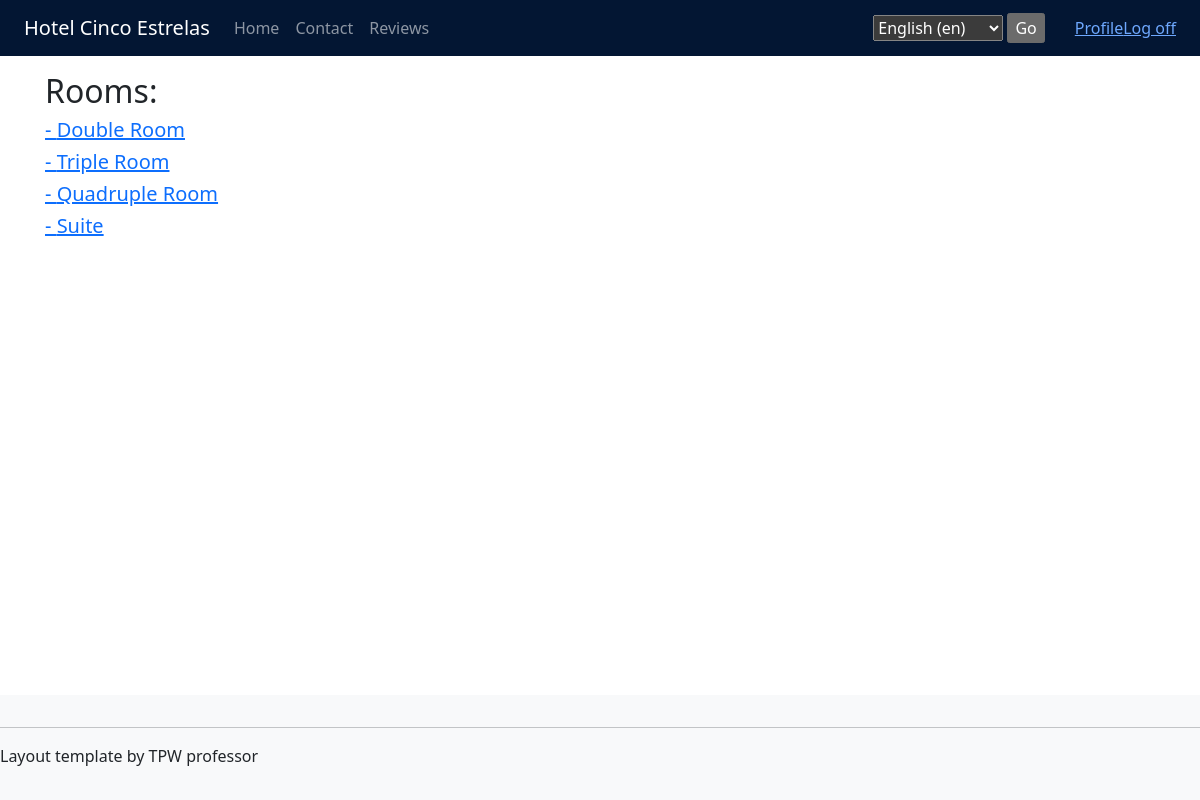
The page /functionalities/admin/rooms (signed in) on the database its author committed.
### app/models.py (models this page shows)
class Room(models.Model):
    name = models.CharField(max_length=100)
    price = models.FloatField(max_length=100)
    max_guests = models.IntegerField()
    bookings = models.ManyToManyField('User', through='Booking')
    TYPE_CHOICES = (
        ('d', 'Double'),
        ('t', 'Triple'),
        ('q', 'Quad'),
        ('s', 'Suite'),
    )
    type = models.CharField(max_length=1, choices=TYPE_CHOICES, default='d', blank=False, null=False)
    def __str__(self):
        return self.name

### app/views.py (the view)
# urls.py: path('functionalities/admin/rooms', views.view_rooms, name='view_rooms'),
@login_required()
@user_passes_test(superuser_check)
def view_rooms(request):
    params = {
        'title': 'Rooms',
        'rooms': Room.objects.all(),
    }
    return render(request, 'view_rooms.html', params)

### app/views.py (called while the page is built)
def superuser_check(user):
    return user.is_superuser

### app/templates/view_rooms.html
{% extends "layout.html" %}
{% block content %}
<h2>{{ title }}:</h2>
{% for room in rooms %}
<h5><a href="rooms/{{room.id}}">- {{ room }}</a></h5>
{% endfor %}
{% endblock %}

### rows shown on the page
Room: name "Double Room"
Room: name "Triple Room"
Room: name "Quadruple Room"
Room: name "Suite"

### other values the page prints
{{ title }} "Rooms"
form field language "English (en)"
